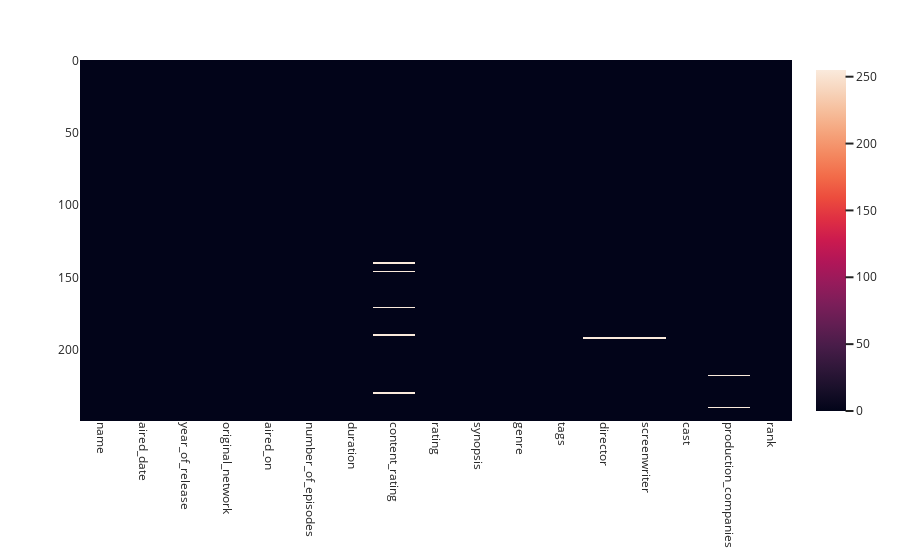

Notebook source saved alongside this figure:
### Markdown cell above
Agora vamos verificar em quais linhas estão os nulls:

### Code cell
# Heatmap com os nulls
heatmapnull = px.imshow(data.isnull(), template = "seaborn")
heatmapnull.update_xaxes(tickangle = 90)
heatmapnull.show()

### Figure 1 — Plotly figure (JSON) as saved in the notebook; plotly's stock layout.template omitted (floating-point values rounded to 4 significant figures; data arrays with more than 128 entries replaced by an {"elided": "..."} marker saying what was removed)
{"data": [{"coloraxis": "coloraxis", "hovertemplate": "x: %{x}<br>y: %{y}<br>color: %{z}<extra></extra>", "name": "0", "type": "heatmap", "x": ["name", "aired_date", "year_of_release", "original_network", "aired_on", "number_of_episodes", "duration", "content_rating", "rating", "synopsis", "genre", "tags", "director", "screenwriter", "cast", "production_companies", "rank"], "xaxis": "x", "y": {"elided": "250 int values"}, "yaxis": "y", "z": {"elided": "250x17 int values"}}], "layout": {"coloraxis": {"colorscale": [[0, "rgb(2,4,25)"], [0.0625, "rgb(24,15,41)"], [0.125, "rgb(47,23,57)"], [0.1875, "rgb(71,28,72)"], [0.25, "rgb(97,30,82)"], [0.3125, "rgb(123,30,89)"], [0.375, "rgb(150,27,91)"], [0.4375, "rgb(177,22,88)"], [0.5, "rgb(203,26,79)"], [0.5625, "rgb(223,47,67)"], [0.625, "rgb(236,76,61)"], [0.6875, "rgb(242,107,73)"], [0.75, "rgb(244,135,95)"], [0.8125, "rgb(245,162,122)"], [0.875, "rgb(246,188,153)"], [0.9375, "rgb(247,212,187)"], [1, "rgb(250,234,220)"]]}, "margin": {"t": 60}, "xaxis": {"anchor": "y", "constrain": "domain", "domain": [0, 1], "scaleanchor": "y", "tickangle": 90}, "yaxis": {"anchor": "x", "autorange": "reversed", "constrain": "domain", "domain": [0, 1]}}}
